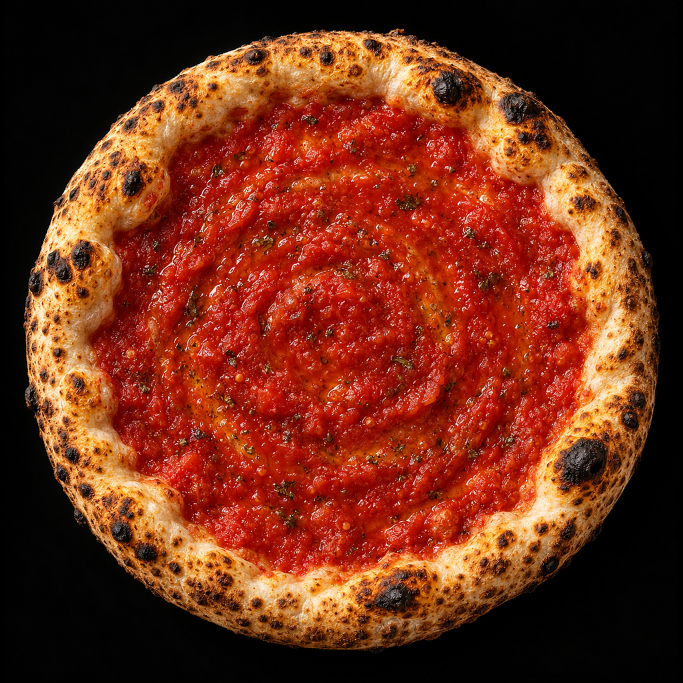
#> input picture annodomini/photos/base.jpg, 2048 x 2048 px (shown at 1/3 size)
$ python post.py ../../../annodomini/photos/base.jpg ../../../annodomini/photos/basilico.jpg ../../../annodomini/photos/basilico.jpg
#> lines starting #> are read from the running program, lines starting #| are printed output that depends on the picture
"""Nabewerking: bloom rond felle lichtbronnen, lichte vignettering en filmkorrel."""
import sys
import numpy as np
from PIL import Image, ImageFilter

src, dst_full, dst_small = sys.argv[1], sys.argv[2], sys.argv[3]
im = Image.open(src).convert('RGB')
#> im is the input picture: PIL image 2048x2048 RGB; mean R, G, B 113.6, 46.6, 23.4
a = np.asarray(im).astype(np.float32) / 255.0
h, w, _ = a.shape
#> h = 2048; w = 2048
# bloom: alleen de felste delen (vonken, boog, spiegelingen) laten nagloeien
lum = a.mean(axis=2, keepdims=True)
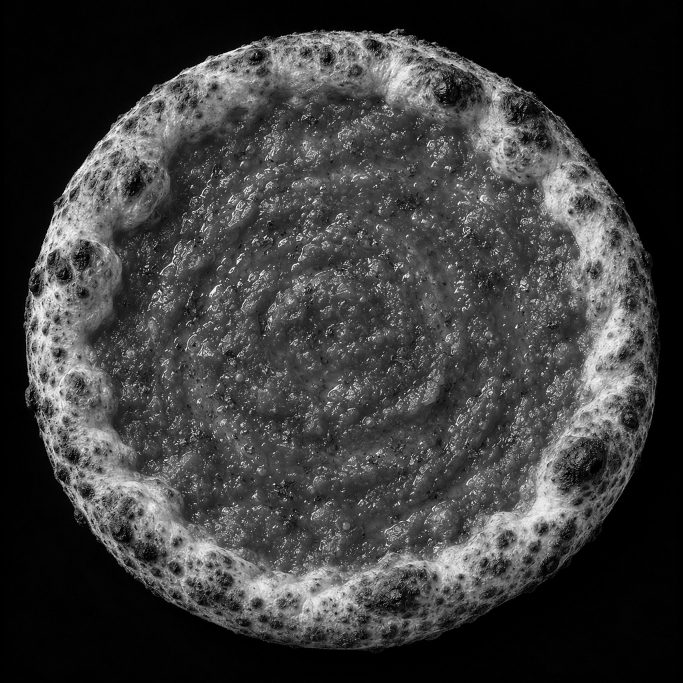
#> lum: shape (2048, 2048, 1) float32 (shown at 1/3 size); min 0, max 1, mean 0.24
bright = np.clip((lum - 0.82) / 0.18, 0, 1) * a
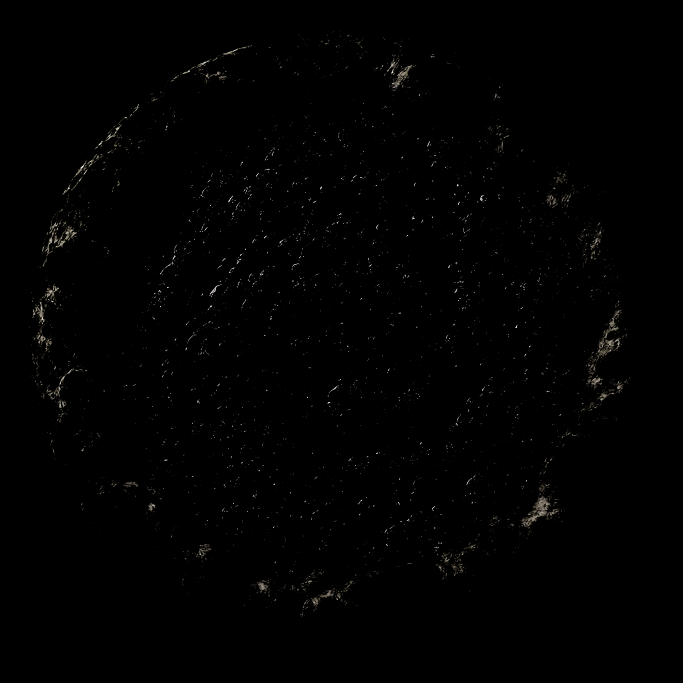
#> bright: shape (2048, 2048, 3) float32 (shown at 1/3 size); mean R, G, B 0.00529, 0.00499, 0.00446
bl = Image.fromarray((bright * 255).astype(np.uint8))
glow = np.zeros_like(a)
for r, wgt in ((6, 0.5), (18, 0.35), (48, 0.25)):
    glow += np.asarray(bl.filter(ImageFilter.GaussianBlur(r))).astype(np.float32) / 255.0 * wgt
a = 1 - (1 - a) * (1 - np.clip(glow, 0, 1))  # screen-blend
# vignettering
yy, xx = np.mgrid[0:h, 0:w]
d = np.sqrt(((xx - w / 2) / (w / 2)) ** 2 + ((yy - h / 2) / (h / 2)) ** 2)
a *= (1 - 0.28 * np.clip(d - 0.55, 0, 1) ** 1.5)[..., None]
# filmkorrel, sterker in de schaduwen
rng = np.random.default_rng(7)
g = rng.normal(0, 1, (h, w, 1)).astype(np.float32)
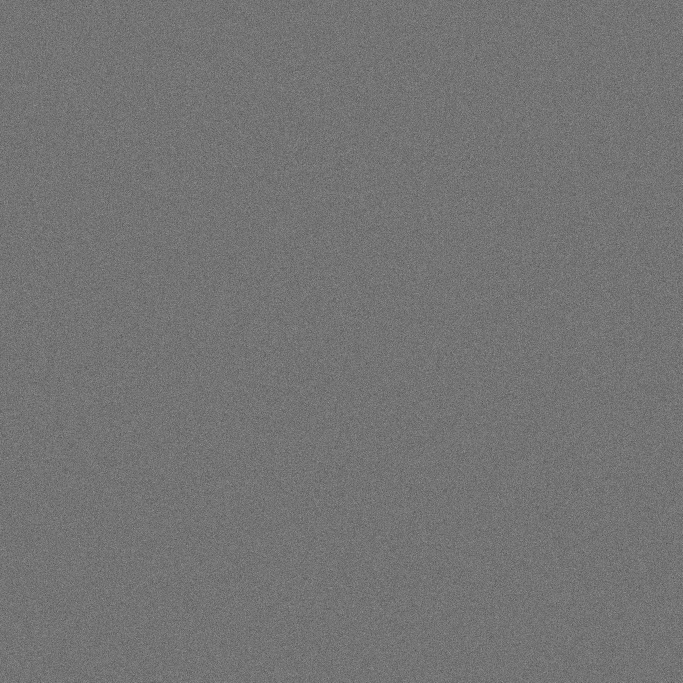
#> g: shape (2048, 2048, 1) float32 (shown at 1/3 size); min -4.94, max 5.87, mean -0.000259; drawn with min black and max white
a += g * (0.005 + 0.006 * (1 - a.mean(axis=2, keepdims=True)))
out = Image.fromarray((np.clip(a, 0, 1) * 255).astype(np.uint8))
out.save(dst_full, quality=78, method=6)
out.resize((800, int(800 * h / w)), Image.LANCZOS).save(dst_small, quality=80, method=6)
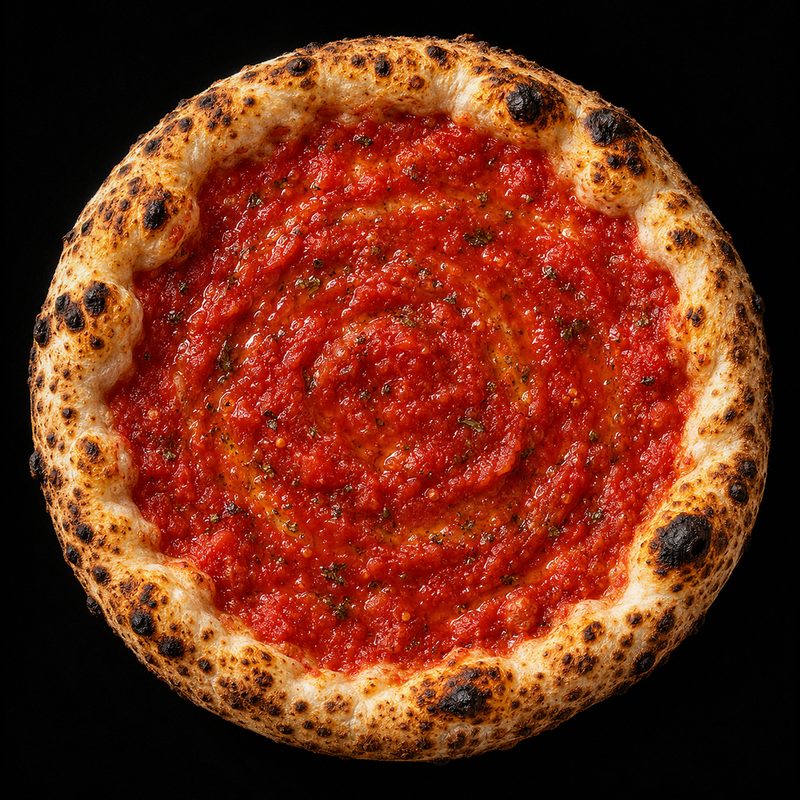
#> saved as basilico.jpg: PIL image 800x800 RGB; mean R, G, B 111.5, 45.8, 23.5
print('ok', dst_full)

$ run again, on annodomini/photos/bodem.jpg
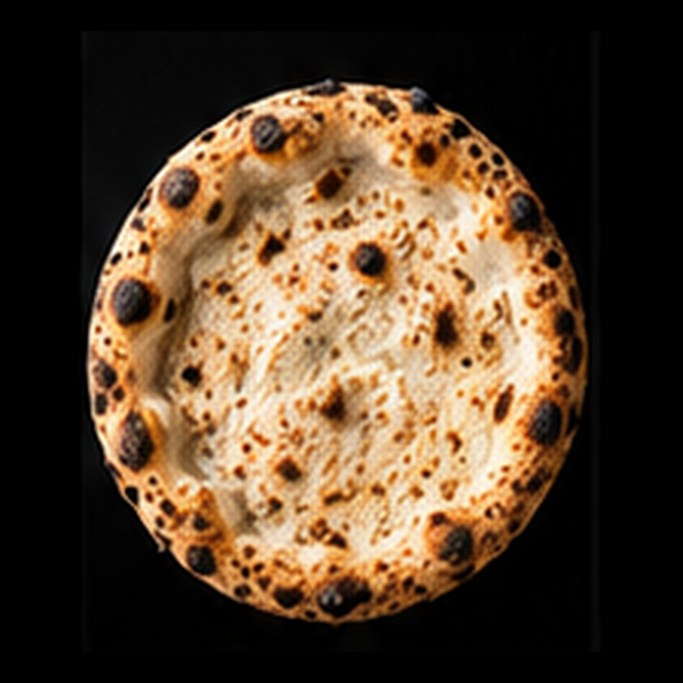
#> input picture annodomini/photos/bodem.jpg, 2048 x 2048 px (shown at 1/3 size)
#> im is the input picture: PIL image 2048x2048 RGB; mean R, G, B 84.8, 64.4, 43.8
#> the loop `for r, wgt in ((6, 0.5), (18, 0.35), (48, 0.25)):` made 3 passes
#> pass 1, `glow += np.asarray(bl.filter(ImageFilter.GaussianBlur(r))).astype(np.f..`:
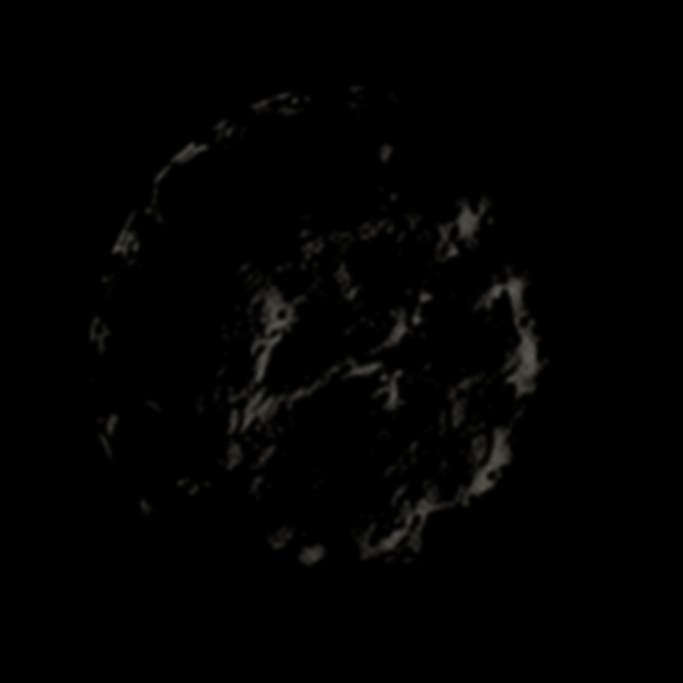
#> glow: shape (2048, 2048, 3) float32 (shown at 1/3 size); mean R, G, B 0.00831, 0.0078, 0.00681
#> `out.resize((800, int(800 * h / w)), Image.LANCZOS).save(dst_small, qua..`:
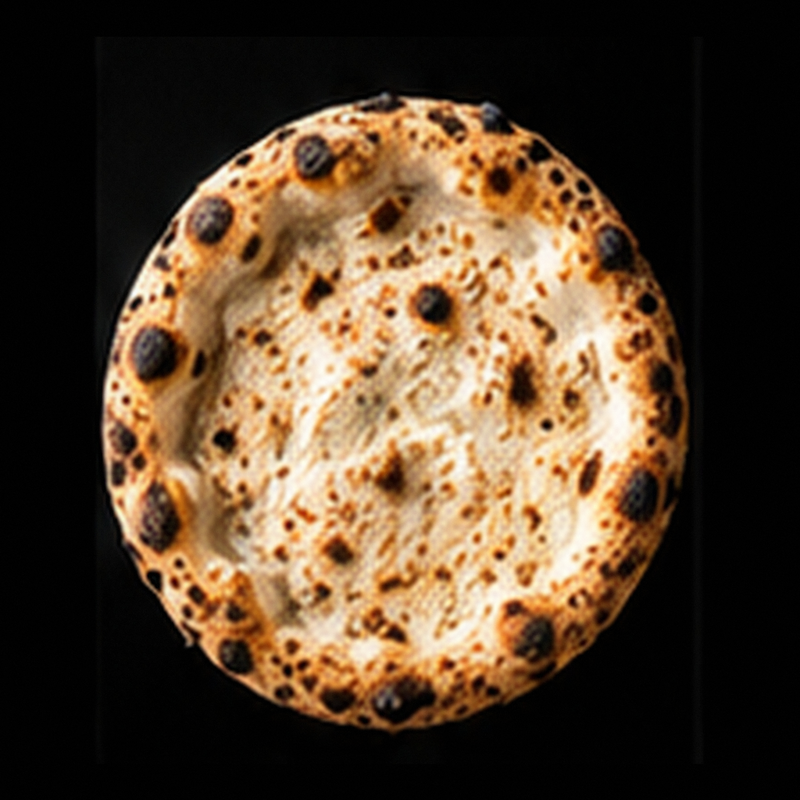
#> saved as bodem.jpg: PIL image 800x800 RGB; mean R, G, B 84.8, 65, 44.9

$ run again, on annodomini/photos/bufala.jpg
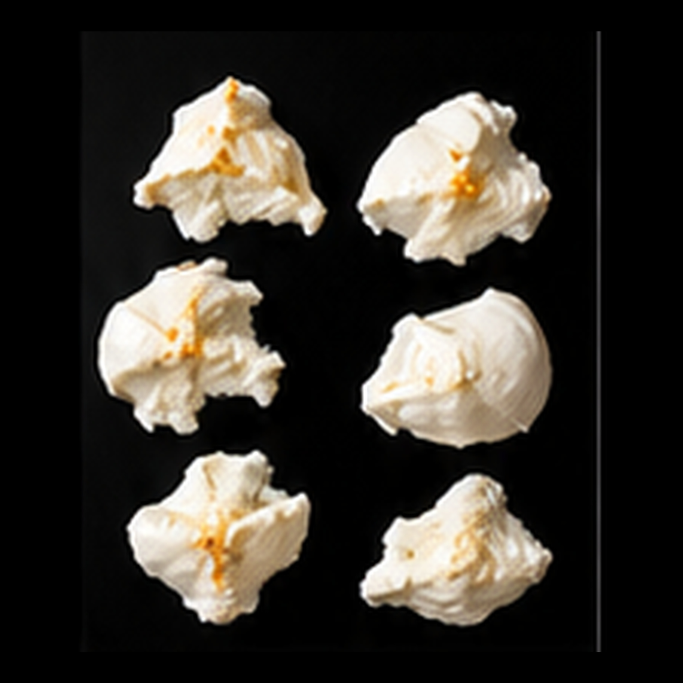
#> input picture annodomini/photos/bufala.jpg, 2048 x 2048 px (shown at 1/3 size)
#> im is the input picture: PIL image 2048x2048 RGB; mean R, G, B 57.1, 52.7, 45.9
#> the loop `for r, wgt in ((6, 0.5), (18, 0.35), (48, 0.25)):` made 3 passes
#> pass 1, `glow += np.asarray(bl.filter(ImageFilter.GaussianBlur(r))).astype(np.f..`:
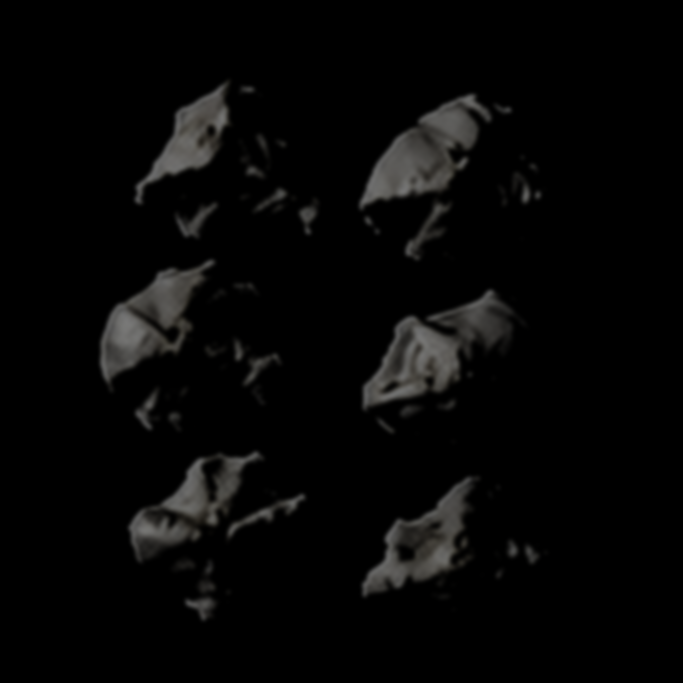
#> glow: shape (2048, 2048, 3) float32 (shown at 1/3 size); mean R, G, B 0.0269, 0.0264, 0.0253
#> `out.resize((800, int(800 * h / w)), Image.LANCZOS).save(dst_small, qua..`:
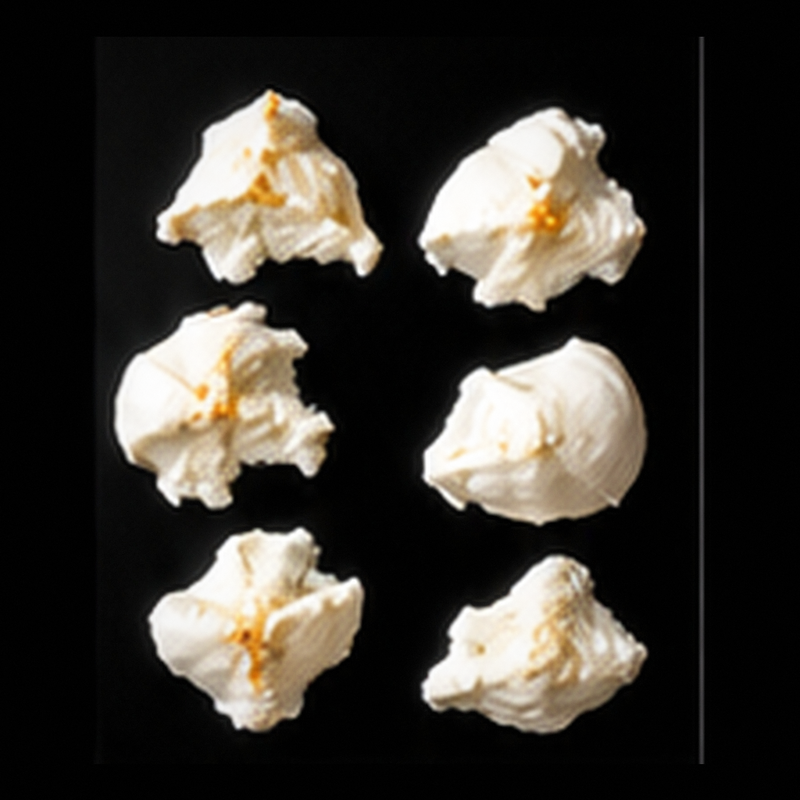
#> saved as bufala.jpg: PIL image 800x800 RGB; mean R, G, B 58.3, 54.3, 48.2

$ run again, on annodomini/photos/burrata.jpg
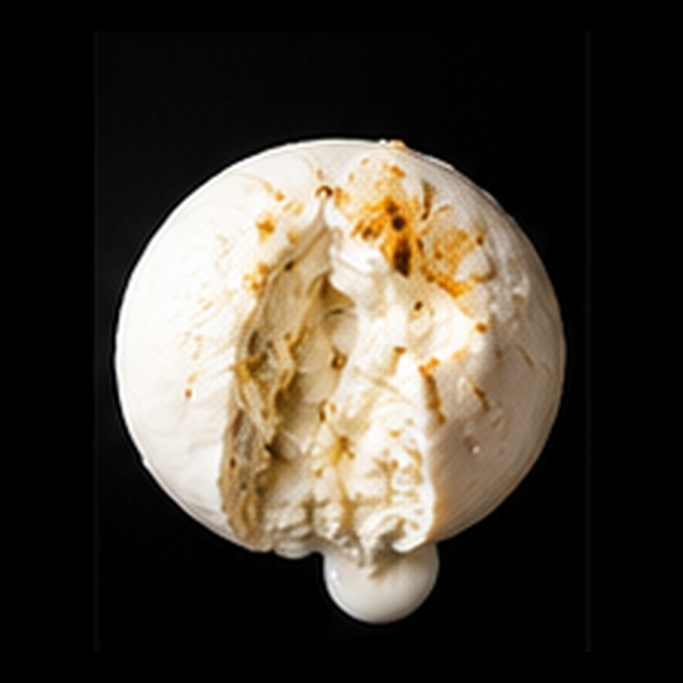
#> input picture annodomini/photos/burrata.jpg, 2048 x 2048 px (shown at 1/3 size)
#> im is the input picture: PIL image 2048x2048 RGB; mean R, G, B 69.6, 62.8, 52.8
#> the loop `for r, wgt in ((6, 0.5), (18, 0.35), (48, 0.25)):` made 3 passes
#> pass 1, `glow += np.asarray(bl.filter(ImageFilter.GaussianBlur(r))).astype(np.f..`:
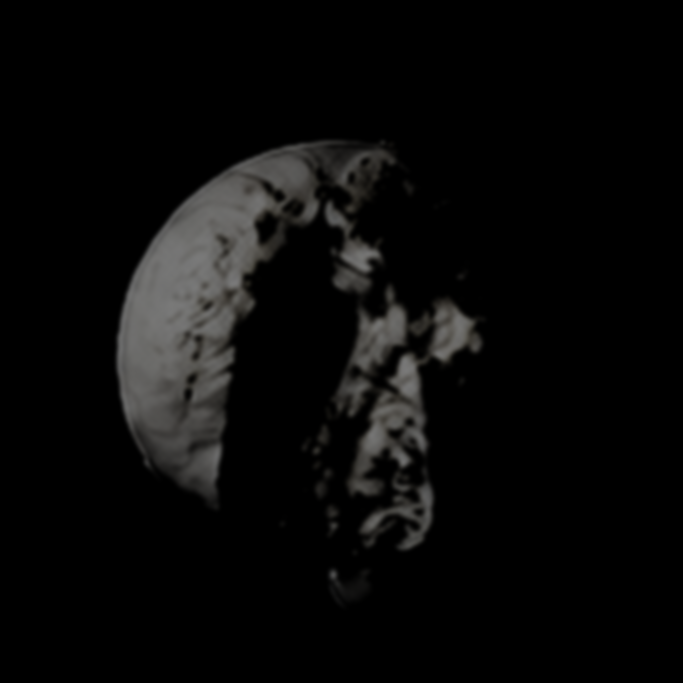
#> glow: shape (2048, 2048, 3) float32 (shown at 1/3 size); mean R, G, B 0.0383, 0.0377, 0.0364
#> `out.resize((800, int(800 * h / w)), Image.LANCZOS).save(dst_small, qua..`:
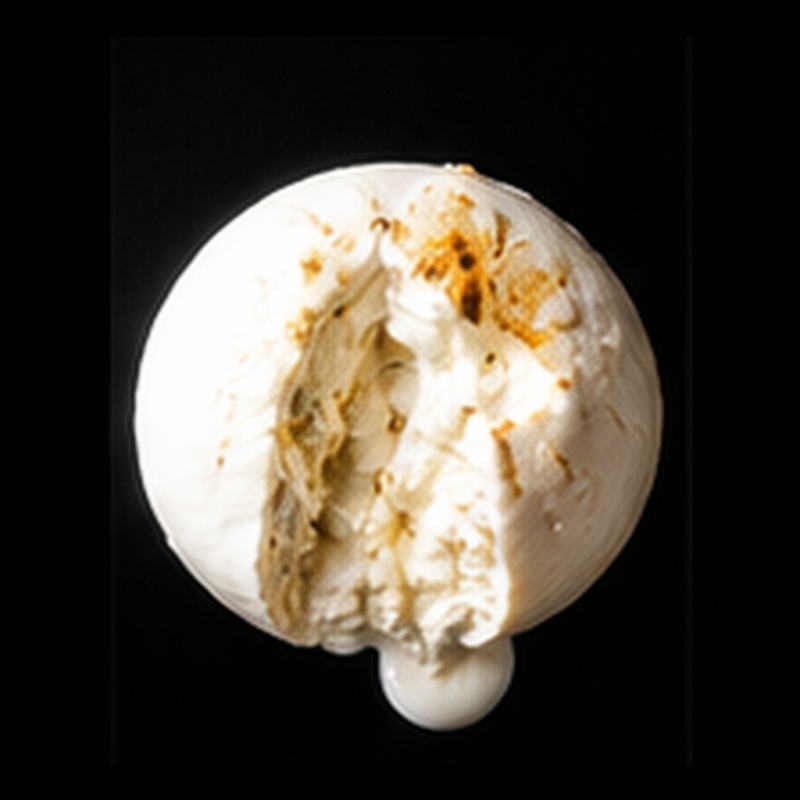
#> saved as burrata.jpg: PIL image 800x800 RGB; mean R, G, B 70.8, 64.6, 55.3
